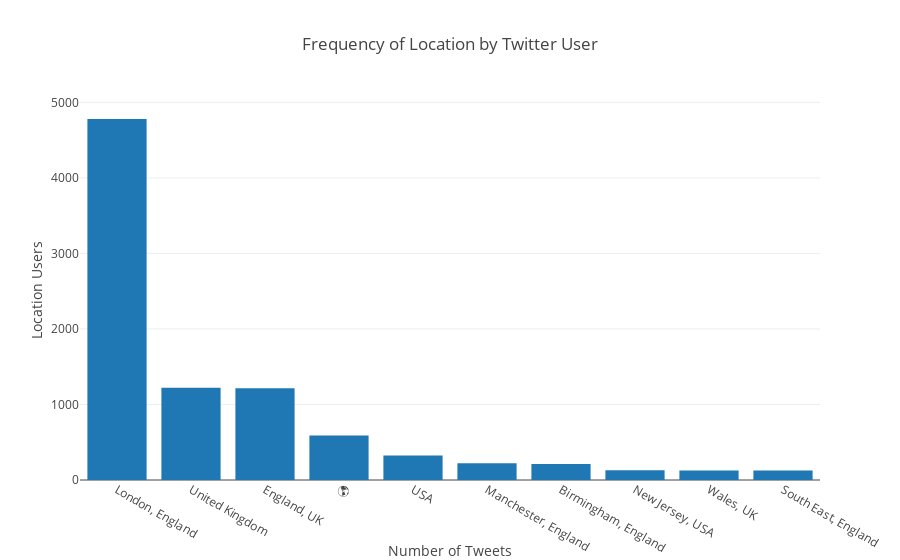

Source (notebook cell):
### Code cell
data = [Bar(
        y=df_location['UserLocation_Count'], # assign x as the dataframe column 'x'
        x=df_location['UserLocation'][1:11]
    )]

layout = Layout(
    title="Frequency of Location by Twitter User",
    xaxis=dict(title='Number of Tweets'),
    yaxis=dict(title='Location Users'),
)

fig = Figure(data=data, layout=layout)

iplot(fig)

### Figure 1 — Plotly figure (JSON) as saved in the notebook; plotly's stock layout.template omitted (floating-point values rounded to 4 significant figures; data arrays with more than 128 entries replaced by an {"elided": "..."} marker saying what was removed)
{"data": [{"type": "bar", "uid": "203552c0-79f0-4c1f-bcdb-45d657481395", "x": ["London, England", "United Kingdom", "England, UK", "🌎", "USA", "Manchester, England", "Birmingham, England", "New Jersey, USA", "Wales, UK", "South East, England"], "y": {"elided": "4431 int values"}}], "layout": {"title": {"text": "Frequency of Location by Twitter User"}, "xaxis": {"title": {"text": "Number of Tweets"}}, "yaxis": {"title": {"text": "Location Users"}}}}
